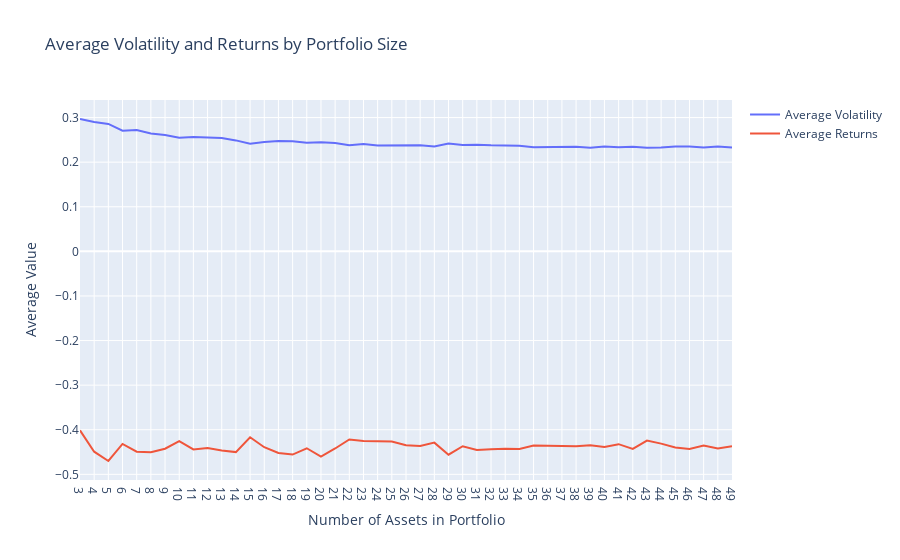

Here is the notebook cell this chart was saved with:
### Code cell
rd_portfolio_sizes = [len(portfolio['tickers']) for portfolio in all_portfolios]
rd_volatility = [np.sqrt(portfolio['variance']) for portfolio in all_portfolios]
rd_returns = [portfolio['return'] for portfolio in all_portfolios]

volatility_by_size = defaultdict(list)
for size, vol, ret in zip(rd_portfolio_sizes, rd_volatility, rd_returns):
    volatility_by_size[size].append((vol, ret))

average_volatility = {size: np.mean([v[0] for v in vols]) for size, vols in volatility_by_size.items()}
average_returns = {size: np.mean([v[1] for v in vols]) for size, vols in volatility_by_size.items()}

sorted_sizes = sorted(average_volatility.keys())
sorted_average_vols = [average_volatility[size] for size in sorted_sizes]
sorted_average_rets = [average_returns[size] for size in sorted_sizes]

fig = go.Figure()
fig.add_trace(go.Scatter(
    x=sorted_sizes,
    y=sorted_average_vols,
    mode='lines',
    name='Average Volatility'
))
fig.add_trace(go.Scatter(
    x=sorted_sizes,
    y=sorted_average_rets,
    mode='lines',
    name='Average Returns'
))

fig.update_layout(
    title='Average Volatility and Returns by Portfolio Size',
    xaxis_title='Number of Assets in Portfolio',
    yaxis_title='Average Value',
    xaxis=dict(type='category'),
)

fig.show()

### Figure 1 — Plotly figure (JSON) as saved in the notebook; plotly's stock layout.template omitted (floating-point values rounded to 4 significant figures)
{"data": [{"mode": "lines", "name": "Average Volatility", "type": "scatter", "x": [3, 4, 5, 6, 7, 8, 9, 10, 11, 12, 13, 14, 15, 16, 17, 18, 19, 20, 21, 22, 23, 24, 25, 26, 27, 28, 29, 30, 31, 32, 33, 34, 35, 36, 37, 38, 39, 40, 41, 42, 43, 44, 45, 46, 47, 48, 49], "y": [0.2968, 0.2902, 0.2858, 0.2707, 0.2723, 0.2642, 0.2611, 0.2546, 0.2563, 0.2548, 0.2543, 0.2488, 0.2415, 0.2452, 0.2473, 0.2468, 0.2437, 0.2447, 0.2428, 0.2381, 0.2409, 0.2372, 0.2378, 0.2378, 0.2377, 0.2352, 0.2418, 0.2386, 0.2392, 0.2379, 0.2381, 0.2369, 0.2335, 0.2339, 0.2355, 0.2344, 0.2323, 0.2349, 0.2335, 0.2345, 0.2325, 0.2327, 0.235, 0.2353, 0.2329, 0.2349, 0.2328]}, {"mode": "lines", "name": "Average Returns", "type": "scatter", "x": [3, 4, 5, 6, 7, 8, 9, 10, 11, 12, 13, 14, 15, 16, 17, 18, 19, 20, 21, 22, 23, 24, 25, 26, 27, 28, 29, 30, 31, 32, 33, 34, 35, 36, 37, 38, 39, 40, 41, 42, 43, 44, 45, 46, 47, 48, 49], "y": [-0.4014, -0.4492, -0.4701, -0.4318, -0.4493, -0.4507, -0.4426, -0.4256, -0.4441, -0.4411, -0.4465, -0.4502, -0.4169, -0.4392, -0.4522, -0.4557, -0.4415, -0.4603, -0.442, -0.4219, -0.4254, -0.4267, -0.4263, -0.4349, -0.4364, -0.4289, -0.4559, -0.437, -0.4453, -0.4438, -0.4424, -0.4433, -0.4354, -0.4362, -0.4367, -0.437, -0.4348, -0.4385, -0.4324, -0.4431, -0.4244, -0.4311, -0.4397, -0.4433, -0.4354, -0.4422, -0.437]}], "layout": {"title": {"text": "Average Volatility and Returns by Portfolio Size"}, "xaxis": {"title": {"text": "Number of Assets in Portfolio"}, "type": "category"}, "yaxis": {"title": {"text": "Average Value"}}}}
